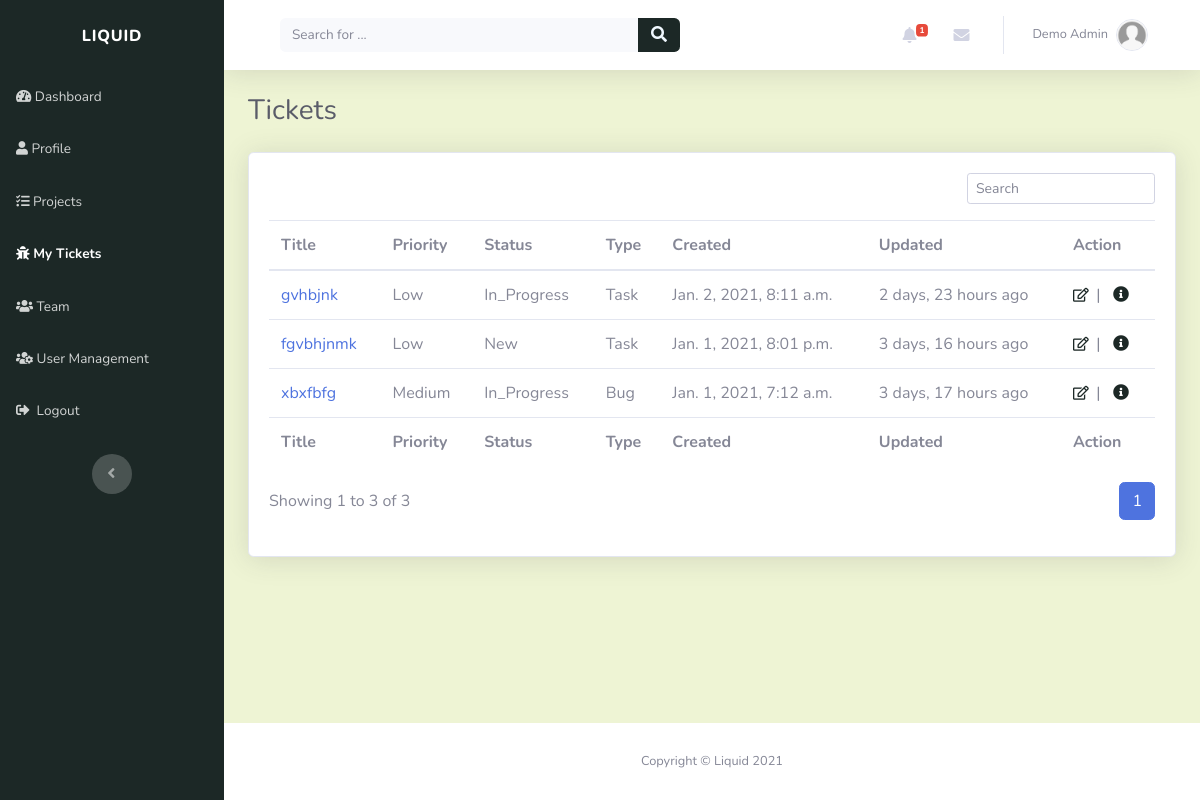
The page /tickets/ (signed in) on the database its author committed.
### account/models.py (models this page shows, shortened)
class Profile(models.Model):
    user = models.OneToOneField(settings.AUTH_USER_MODEL, on_delete=models.CASCADE, unique=True)
    profile_picture = models.ImageField(default='profile_images/default.jpg', upload_to='profile_images', blank=True)
    website = models.URLField(blank=True)
    first_name = models.CharField(max_length=30, blank=True)
    last_name = models.CharField(max_length=30, blank=True)
    address = models.CharField(max_length=50, blank=True)
    city = models.CharField(max_length=50, blank=True)
    country = models.CharField(max_length=50, blank=True)
    slug = models.SlugField(unique=True, blank=True)

### tickets/models.py (models this page shows, shortened)
class Ticket(models.Model):
    TICKET_PRIORITY = (
        ('LOW', 'Low'),
        ('MEDIUM', 'Medium'),
        ('HIGH', 'High'),
    )
    TICKET_STATUS = (
        ('NEW', 'New'),
        ('IN_PROGRESS', 'In Progress'),
        ('RESOLVED', 'Resolved'),
    )
    TICKET_TYPE = (
        ('TASK', 'Task'),
        ('BUG', 'Bug'),
        ('CHANGE', 'Change'),
        ('FEATURE', 'Feature request')
    )
    title = models.CharField(max_length=50)
    description = models.CharField(max_length=200)
    created_by = models.ForeignKey(Profile, on_delete=models.CASCADE)
    project = models.ForeignKey(Project, related_name="tickets", on_delete=models.CASCADE)
    created_on = models.DateTimeField(verbose_name="created_on", auto_now_add=True)
    updated = models.DateTimeField(verbose_name="date updated", auto_now=True)
    priority = models.CharField(max_length=12, choices=TICKET_PRIORITY, default='LOW')
    status = models.CharField(max_length=12, choices=TICKET_STATUS, default='NEW')
    class_type = models.CharField(max_length=12, choices=TICKET_TYPE, default='TASK')
    slug = models.SlugField(unique=True, blank=True)

### tickets/views.py (the view)
# urls.py: path('', views.tickets_view, name="tickets_page"),
@login_required(login_url='login_page')
def tickets_view(request):
    context = {}
    user = request.user
    user_profile = get_object_or_404(Profile, user=user)
    tickets = get_user_tickets(user_profile)
    page = request.GET.get('page', 1)
    tickets_paginator = Paginator(tickets, TICKETS_PER_PAGE)
    try:
        tickets = tickets_paginator.page(page)
    except PageNotAnInteger:
        tickets = tickets_paginator.page(TICKETS_PER_PAGE)
    except EmptyPage:
        tickets = tickets_paginator.page(tickets.num_pages)
    context['user_tickets'] = tickets
    return render(request, "tickets/tickets.html", context)

### index/custom_processors.py (called while the page is built)
def profile_processor(request):
    if request.user.is_authenticated:
        user = request.user
        user_profile = get_object_or_404(Profile, user=user)
        user_messages = DirectMessage.objects.filter(receiver=user_profile).filter(status='UNREAD').order_by('-created_on')[:5]
        user_alerts = Alert.objects.filter(user=user_profile).filter(status='UNREAD').order_by('-created_on')[:5]
        return {'profile': user_profile, 'direct_messages': user_messages, 'alerts': user_alerts}
    else:
        return{}

### tickets/views.py (called while the page is built, shortened)
def get_user_tickets(user_profile):
    manager_project_roles = ProjectRole.objects.filter(user = user_profile).filter(user_role = "Project Manager")
    submitter_project_roles = ProjectRole.objects.filter(user = user_profile).filter(user_role = "Submitter")
    if user_profile.user.is_admin:
        tickets = Ticket.objects.all().order_by('-created_on')
    else:
        user_tickets_assignments = TicketAssignee.objects.filter(user=user_profile).order_by('-created_on')
        tickets = [assignment.ticket for assignment in user_tickets_assignments]
    return tickets

### tickets/templates/tickets/tickets.html (shortened to what this page needs)
{% extends "index/header.html" %}
{% block content %}
<div class="d-sm-flex justify-content-between align-items-center mb-4">
	<h3 class="text-dark mb-0">Tickets</h3>
</div>
<div class="card shadow">
	<div class="card-body">
		<div class="row">
			<div class="col-md-12">
				<div class="text-md-right dataTables_filter" id="dataTable_filter">
					<label
						><input
							type="search"
							class="form-control form-control-sm"
							aria-controls="dataTable"
							placeholder="Search"
					/></label>
				</div>
			</div>
		</div>
		{% if user_tickets %}
		<div class="table-responsive table mt-2" id="dataTable" role="grid" aria-describedby="dataTable_info">
			<table class="table my-0" id="dataTable" aria-describedby="projects">
				<thead>
					{% include "tickets/snippets/table_header.html" %}
				</thead>
				<tbody>
					{% for ticket in user_tickets %} {% include "tickets/snippets/ticket.html" %} {%endfor%}
				</tbody>
				<tfoot>
					{% include "tickets/snippets/table_header.html" %}
				</tfoot>
			</table>
		</div>
		{% include "tickets/snippets/pagination.html" with tickets=user_tickets %} {% else %}
		<div style="padding-top: 20px" class="text-center">
			<p><strong>You have no tickets.</strong></p>
		</div>
		{% endif %}
	</div>
</div>
{% endblock %}

### index/templates/index/snippets/navbar.html (shortened to what this page needs)
<nav
	class="navbar navbar-light navbar-expand bg-white shadow mb-4 topbar static-top"
	style="background: rgb(238, 244, 212)"
>
	<div class="container-fluid">
		<div class="container-fluid">
			<form
				method="GET"
				action="{% url 'index_page' %}"
				target="_self"
				class="form-inline d-none d-sm-inline-block mr-auto ml-md-3 my-2 my-md-0 mw-100 navbar-search"
			>
				<div class="input-group">
					<input
						class="bg-light form-control border-0 small"
						type="search"
						placeholder="Search for ..."
						value="{{query}}"
						name="q"
						required
					/>
					<div class="input-group-append">
						<button class="btn py-0" type="submit" style="background: rgb(28, 40, 38); color: aliceblue;">
							<em class="fas fa-search"></em>
						</button>
					</div>
				</div>
			</form>
			<ul class="nav navbar-nav flex-nowrap ml-auto">
				<li class="nav-item dropdown no-arrow mx-1">
					<div class="nav-item dropdown no-arrow">
						<a class="dropdown-toggle nav-link" data-toggle="dropdown" aria-expanded="false" href="#"
							>{% if alerts %}<span class="badge badge-danger badge-counter"
								>{{profile.alert_set.all.count}}</span
							>
							{%endif%}<em class="fas fa-bell fa-fw"></em
						></a>
					</div>
				</li>
				<li class="nav-item dropdown no-arrow mx-1">
					<div class="nav-item dropdown no-arrow">
						<a class="dropdown-toggle nav-link" data-toggle="dropdown" aria-expanded="false" href="#"
							><em class="fas fa-envelope fa-fw"></em></a
						>
					</div>
				</li>
				<li class="nav-item dropdown no-arrow">
					<div class="nav-item dropdown no-arrow">
						<a class="dropdown-toggle nav-link" data-toggle="dropdown" aria-expanded="false" href="#"
							><span class="d-none d-lg-inline mr-2 text-gray-600 small">
								{% if profile.first_name and profile.last_name %} {{profile.first_name}}
								{{profile.last_name}} {% else %} {{user}} {%endif%}
							</span>
							<img
								class="border rounded-circle img-profile"
								src="{{profile.profile_picture.url}}"
								alt="user image"
							/>
						</a>
					</div>
				</li>
			</ul>
		</div>
	</div>
</nav>

### tickets/templates/tickets/snippets/ticket.html
<tr style="white-space: nowrap">
	<td><a href="{% url 'view_ticket' ticket.slug %}">{{ ticket.title | truncatechars:40 }}</a></td>
	<td>{{ ticket.priority|title }}</td>
	<td>{{ ticket.status|title }}</td>
	<td>{{ ticket.class_type|title }}</td>
	<td>{{ ticket.created_on }}</td>
	<td>{{ ticket.updated|timesince }} ago</td>
	<td>{% include "tickets/snippets/ticket_action.html" %}</td>
</tr>

### tickets/templates/tickets/snippets/ticket_action.html
<a role="button" href="{% url 'edit_ticket' ticket.slug %}" style="color: rgb(28, 40, 38)" title="Edit"
	><em class="far fa-edit fa-sm">&nbsp</em></a
>
|&nbsp&nbsp
<a role="button" href="{% url 'view_ticket' ticket.slug %}" style="color: rgb(28, 40, 38)" title="More information"
	><em class="fa fa-info-circle">&nbsp</em></a
>

### rows shown on the page
Profile: alert_set.all.count "1", first_name "Demo", last_name "Admin", profile_picture (placeholder picture)
Ticket: title "gvhbjnk", priority "Low", status "In_Progress", class_type "Task", created_on "Jan. 2, 2021, 8:11 a.m.", updated "2 days, 23 hours"
Ticket: title "fgvbhjnmk", priority "Low", status "New", class_type "Task", created_on "Jan. 1, 2021, 8:01 p.m.", updated "3 days, 16 hours"
Ticket: title "xbxfbfg", priority "Medium", status "In_Progress", class_type "Bug", created_on "Jan. 1, 2021, 7:12 a.m.", updated "3 days, 17 hours"

### other values the page prints
{{ tickets.start_index }} "1"
{{ tickets.end_index }} "3"
{{ tickets.paginator.count }} "3"
{{ i }} "1"
